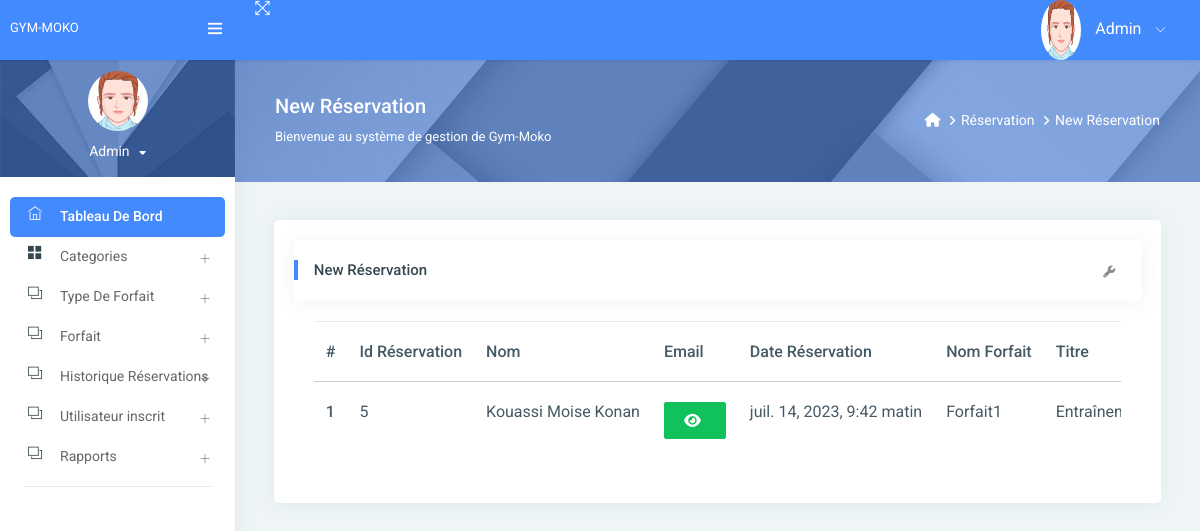
/new_booking/?action=New (signed in), run on an earlier commit of the app's database.
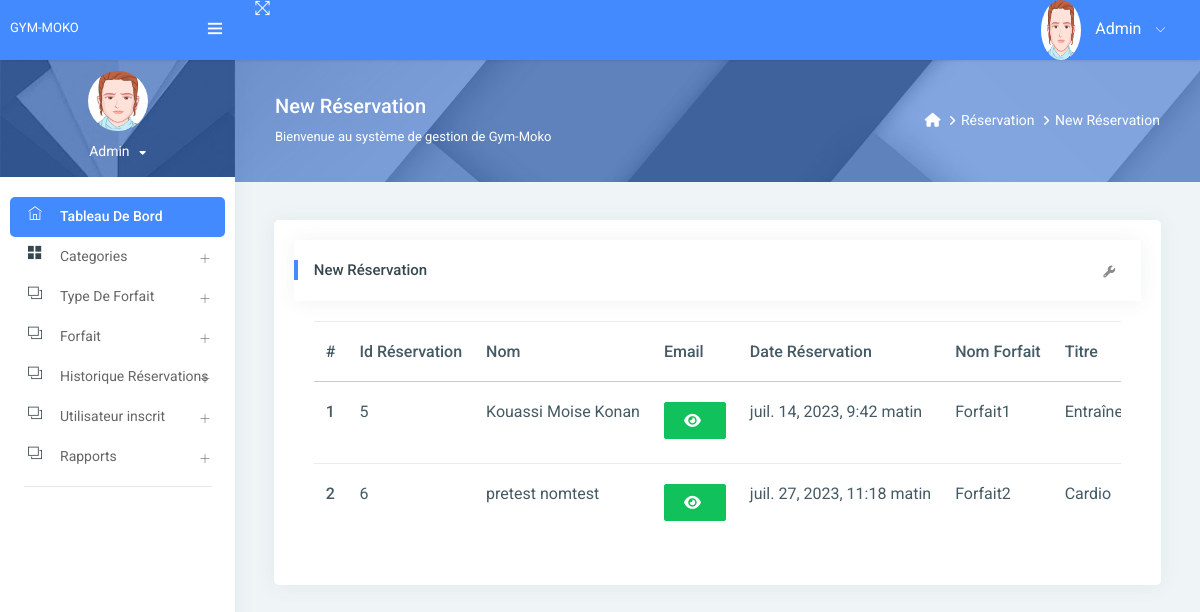
And on a later commit of the database.
### gym/models.py (models this page shows, shortened)
class Booking(models.Model):
    package = models.ForeignKey(Package, on_delete=models.CASCADE, null=True, blank=True)
    register = models.ForeignKey(Signup, on_delete=models.CASCADE, null=True, blank=True)
    bookingnumber = models.CharField(max_length=100, null=True, blank=True)
    status = models.IntegerField(choices=STATUS, default=1)
    creationdate = models.DateTimeField(auto_now_add=True)

class Signup(models.Model):
    user = models.ForeignKey(User, on_delete=models.CASCADE, null=True)
    mobile = models.CharField(max_length=15, null=True)
    state = models.CharField(max_length=150, null=True)
    city = models.CharField(max_length=150, null=True)
    address = models.CharField(max_length=200, null=True)
    creationdate = models.DateTimeField(auto_now_add=True)

class Package(models.Model):
    category = models.ForeignKey(Category, on_delete=models.CASCADE, null=True)
    packagename = models.ForeignKey(Packagetype, on_delete=models.CASCADE, null=True)
    titlename = models.CharField(max_length=200, null=True)
    packageduration = models.CharField(max_length=50, null=True)
    price = models.CharField(max_length=200, null=True)
    description = models.CharField(max_length=200, null=True)
    creationdate = models.DateTimeField(auto_now_add=True)

class Packagetype(models.Model):
    category = models.ForeignKey(Category, on_delete=models.CASCADE, null=True)
    packagename = models.CharField(max_length=200, null=True)
    creationdate = models.DateTimeField(auto_now_add=True)
    def __str__(self):
        return self.packagename

### gym/views.py (the view)
# urls.py: path('new_booking/', new_booking, name='new_booking'),
@login_required(login_url='/admin_login/')
def new_booking(request):
    action = request.GET.get('action')
    data = Booking.objects.filter()
    if action == "New":
        data = data.filter(status="1")
    elif action == "Partial":
        data = data.filter(status="2")
    elif action == "Full":
        data = data.filter(status="3")
    elif action == "Total":
        data = data.filter()
    if request.user.is_staff:
        return render(request, "admin/new_booking.html", locals())
    else:
        return render(request, "booking_history.html", locals())

### gym/templates/admin/new_booking.html (shortened to what this page needs)
{% extends 'admin_base.html' %}
{% load static %}
{% block main %}
<link rel="stylesheet" href="https://cdnjs.cloudflare.com/ajax/libs/font-awesome/6.2.0/css/all.min.css" />
<div class="page-header">
    <div class="page-block">
        <div class="row align-items-center">
            <div class="col-md-8">
                <div class="page-header-title">
                    <h5 class="m-b-10">{{request.GET.action}} Réservation</h5>
                    <p class="m-b-0">Bienvenue au système de gestion de Gym-Moko</p>
                </div>
            </div>
            <div class="col-md-4">
                <ul class="breadcrumb-title">
                    <li class="breadcrumb-item">
                        <a href="{% url 'admin_home' %}"> <i class="fa fa-home"></i> </a>
                    </li>
                    <li class="breadcrumb-item"><a href="">Réservation</a>
                    </li>
                    <li class="breadcrumb-item"><a href="">{{request.GET.action}} Réservation</a>
                    </li>
                </ul>
            </div>
        </div>
    </div>
</div>
<div class="pcoded-inner-content">
    <div class="main-body">
        <div class="page-wrapper">
            <div class="page-body">
                <div class="row">
                    <div class="col-md-12">
                        <div class="card">
                            <div class="card-block">
                                <div class="card-header">
                                    <h5>{{request.GET.action}} Réservation</h5>
                                    <div class="card-header-right">
                                        <ul class="list-unstyled card-option">
                                            <li><i class="fa fa fa-wrench open-card-option"></i></li>
                                        </ul>
                                    </div>
                                </div>
                                <div class="card-block table-border-style">
                                    <div class="table-responsive">
                                        <table class="table">
                                            <thead>
                                            <tr>
                                                <th>#</th>
                                                <th>Id Réservation</th>
                                                <th>Nom</th>
                                                <th>Email</th>
                                                <th>Date Réservation</th>
                                                <th>Nom Forfait</th>
                                                <th>Titre</th>
                                            </tr>
                                            </thead>
                                            <tbody>
                                            {% for i in data %}
                                            <tr>
                                                <th scope="row">{{forloop.counter}}</th>
                                                <td>{{i.id}}</td>
                                                <td>{{i.register.user.first_name}} {{i.register.user.last_name}}</td>
                                                 <td><span id="email-{{forloop.counter}}" class="password">{{i.register.user.username}}</span>
                                                     <button type="button" class="btn btn-success" id="email-btn-{{forloop.counter}}" onclick="togglePassword('email-{{forloop.counter}}', this.id)"><i class="fa fa-eye"></i></button>
                                                 </td>
                                                 <td>{{i.creationdate}}</td>
                                                <td>{{i.package.packagename}}</td>
                                                <td>{{i.package.titlename}}</td>
                                            </tr>
                                            {% endfor %}
                                            </tbody>
                                        </table>
                                    </div>
                                </div>
                            </div>
                        </div>
                    </div>
                </div>
            </div>
        </div>
    </div>
</div>
{% endblock %}

### gym/templates/admin_base.html (shortened to what this page needs)
{% load static %}
<html lang="en">
<head>
    <link rel="stylesheet" href="{% static 'assets1/pages/waves/css/waves.min.css' %}" type="text/css" media="all">
    <link rel="stylesheet" type="text/css" href="{% static 'assets1/css/bootstrap/css/bootstrap.min.css' %}">
    <link rel="stylesheet" href="{% static 'assets1/pages/waves/css/waves.min.css' %}" type="text/css" media="all">
    <link rel="stylesheet" type="text/css" href="{% static 'assets1/icon/themify-icons/themify-icons.css' %}">
    <link rel="stylesheet" type="text/css" href="{% static 'assets1/icon/font-awesome/css/font-awesome.min.css' %}">
    <link rel="stylesheet" type="text/css" href="{% static 'assets1/css/jquery.mCustomScrollbar.css' %}">
    <link rel="stylesheet" href="https://www.amcharts.com/lib/3/plugins/export/export.css" type="text/css" media="all"/>
    <link rel="stylesheet" type="text/css" href="{% static 'assets1/css/style.css' %}">
</head>
<body>
<div id="pcoded" class="pcoded">
    <div class="pcoded-container navbar-wrapper">
        <nav class="navbar header-navbar pcoded-header">
            <div class="navbar-wrapper">
                <div class="navbar-logo">
                    <a class="mobile-menu waves-effect waves-light" id="mobile-collapse" href="#!">
                        <i class="ti-menu"></i>
                    </a>
                    <a href="{% url 'admin_home' %}">
                              Gym-Moko
                    </a>
                </div>
                <div class="navbar-container container-fluid">
                    <ul class="nav-left">
                        <li>
                            <a href="#!" onclick="javascript:toggleFullScreen()" class="waves-effect waves-light">
                                <i class="ti-fullscreen"></i>
                            </a>
                        </li>
                    </ul>
                    <ul class="nav-right">
                        <li class="user-profile header-notification">
                            <a href="#!" class="waves-effect waves-light">
                                <img src="{% static 'assets1/images/avatar-1.png' %}" class="img-radius"
                                     alt="">
                                <span>Admin</span>
                                <i class="ti-angle-down"></i>
                            </a>
                        </li>
                    </ul>
                </div>
            </div>
        </nav>
        <div class="pcoded-main-container">
            <div class="pcoded-wrapper">
                <nav class="pcoded-navbar">
                    <div class="pcoded-inner-navbar main-menu">
                        <div class="">
                            <div class="main-menu-header">
                                <img class="img-80 img-radius" src="{% static 'assets1/images/avatar-1.png' %}"
                                     alt="">
                                <div class="user-details">
                                    <span id="more-details">Admin<i class="fa fa-caret-down"></i></span>
                                </div>
                            </div>
                        </div>
                        <div class="pcoded-navigation-label" data-i18n="nav.category.navigation"></div>
                        <ul class="pcoded-item pcoded-left-item">
                            <li class="active">
                                <a href="{% url 'admin_home' %}" class="waves-effect waves-dark">
                                    <span class="pcoded-micon"><i class="ti-home"></i><b>D</b></span>
                                    <span class="pcoded-mtext" data-i18n="nav.dash.main">Tableau De Bord</span>
                                </a>
                            </li>
                            <li class="pcoded-hasmenu">
                                <a href="javascript:void(0)" class="waves-effect waves-dark">
                                    <span class="pcoded-micon"><i class="ti-layout-grid2-alt"></i></span>
                                    <span class="pcoded-mtext" data-i18n="nav.basic-components.main">Categories</span>
                                </a>
                            </li>
                            <li class="pcoded-hasmenu">
                                <a href="javascript:void(0)" class="waves-effect waves-dark">
                                    <span class="pcoded-micon"><i class="ti-layers"></i></span>
                                    <span class="pcoded-mtext"
                                          data-i18n="nav.basic-components.main">Type De Forfait</span>
                                </a>
                            </li>
                            <li class="pcoded-hasmenu">
                                <a href="javascript:void(0)" class="waves-effect waves-dark">
                                    <span class="pcoded-micon"><i class="ti-layers"></i></span>
                                    <span class="pcoded-mtext"
                                          data-i18n="nav.basic-components.main"> Forfait</span>
                                </a>
                            </li>
                            <li class="pcoded-hasmenu">
                                <a href="javascript:void(0)" class="waves-effect waves-dark">
                                    <span class="pcoded-micon"><i class="ti-layers"></i></span>
                                    <span class="pcoded-mtext"
                                          data-i18n="nav.basic-components.main">Historique Réservations</span>
                                </a>
                            </li>
                               <li class="pcoded-hasmenu">
                                <a href="javascript:void(0)" class="waves-effect waves-dark">
                                    <span class="pcoded-micon"><i class="ti-layers"></i></span>
                                    <span class="pcoded-mtext"
                                          data-i18n="nav.basic-components.main"> Utilisateur inscrit</span>
                                </a>
                            </li>
                            <li class="pcoded-hasmenu">
                                <a href="javascript:void(0)" class="waves-effect waves-dark">
                                    <span class="pcoded-micon"><i class="ti-layers"></i></span>
                                    <span class="pcoded-mtext"
                                          data-i18n="nav.basic-components.main">Rapports</span>
                                </a>
                            </li>
                        </ul>
                    </div>
                </nav>
                <div class="pcoded-content">
                    {% block main %}
                    {% endblock %}
                </div>
            </div>
        </div>
    </div>
</div>
</body>
</html>

### gym/templates/admin/new_booking.html (style rules this page uses)
img { width: 60px; height: 60px; }
.table-responsive { font-size:11px; }
td { padding:0px; }

What changed in the data, as far as the page shows it:
added Booking: id "6", register.user.first_name "pretest", register.user.last_name "nomtest", creationdate "juil. 27, 2023, 11:18 matin", package.packagename "Forfait2", package.titlename "Cardio"
